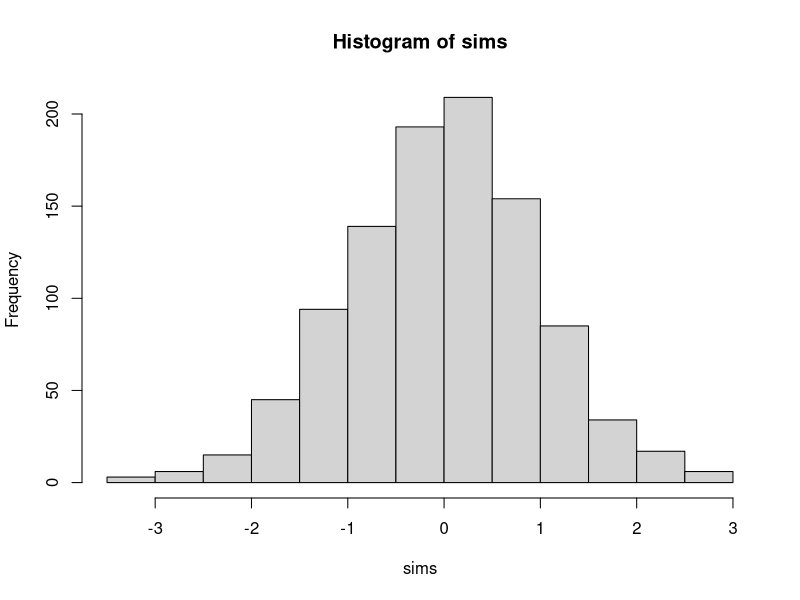
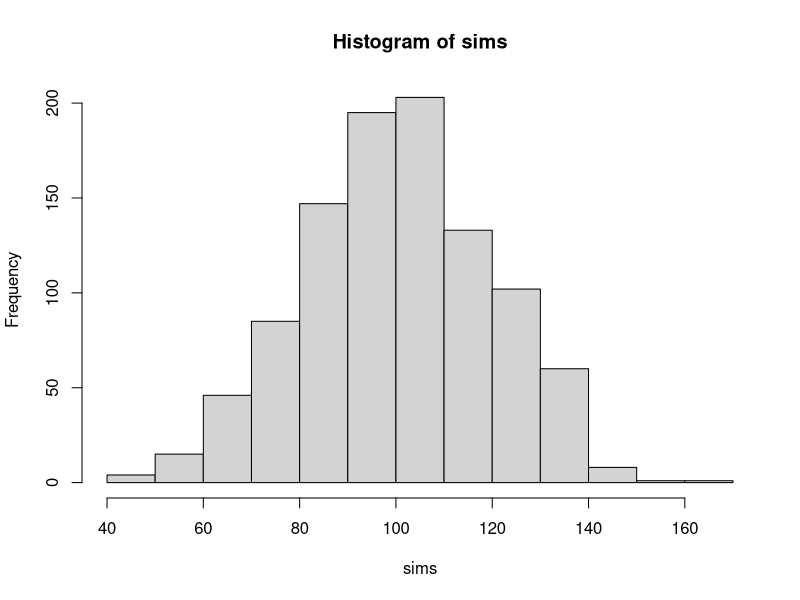
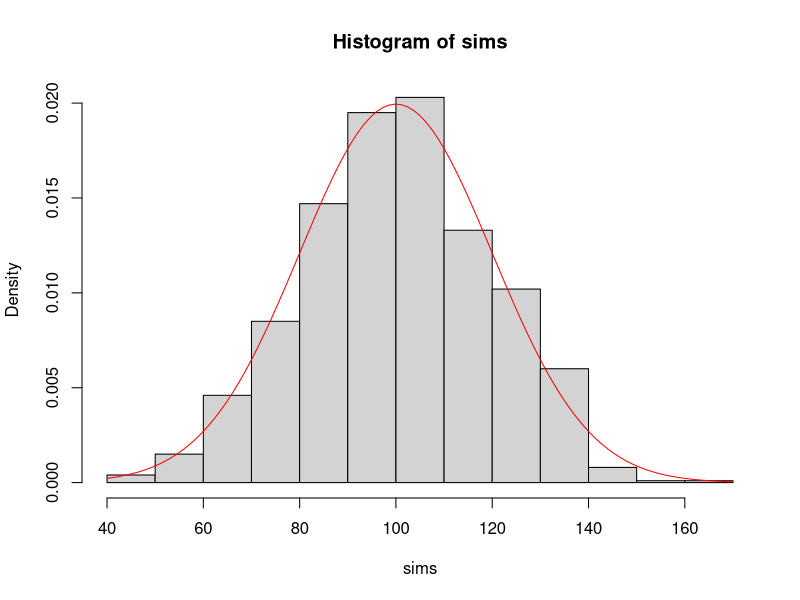

These figures' R source, in order:
?rnorm
#pdf
dnorm(0)
1/sqrt(2*pi)
#what if sigma is smaaaall
dnorm(0,0,0.0001)

#cdf
pnorm(0)
pnorm(1)-pnorm(-1)
pnorm(2)-pnorm(-2)
pnorm(3)-pnorm(-3)

#quantile function
qnorm(0.5)
qnorm(0.025)

#simulations
sims=rnorm(1000)
#sims
hist(sims)
summary(sims)
pnorm(1,mean=2,sd=1)

sims=rnorm(1000,mean=100,sd=20)
hist(sims)
summary(sims)

hist(sims, prob=TRUE)
curve(dnorm(x,mean=100, sd=20), col="red", add=TRUE)

#68-95-99.7 rule
pnorm(3,1,2)-pnorm(-1,1,2)
pnorm(5,1,2)-pnorm(-3,1,2)
pnorm(7,1,2)-pnorm(-5,1,2)
